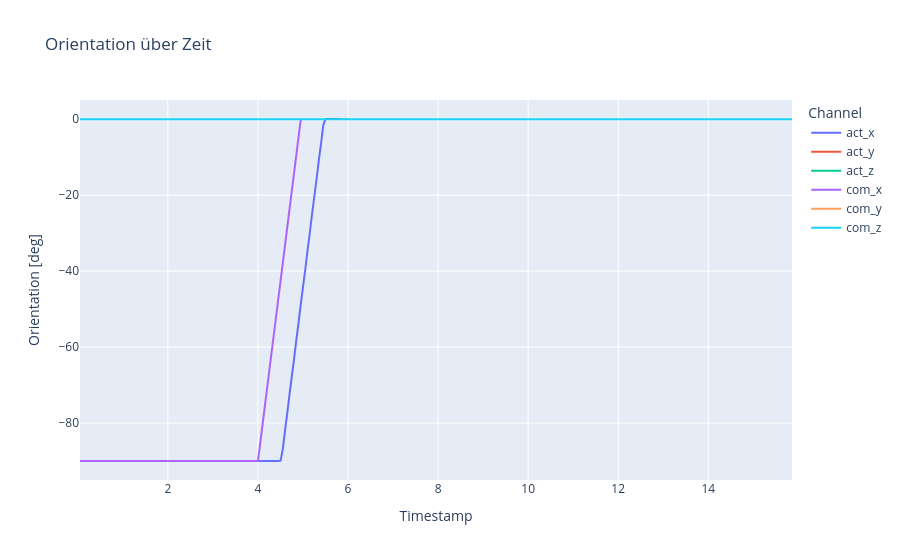

The code cell stored with this chart in its notebook:
### Code cell
# 1) DataFrame anlegen
df = pd.DataFrame({
    'timestamp': timestamps,
    'act_x': rpy_act[:, 0],
    'act_y': rpy_act[:, 1],
    'act_z': rpy_act[:, 2],
    'com_x': rpy_com[:, 0],
    'com_y': rpy_com[:, 1],
    'com_z': rpy_com[:, 2],
})

# 1) In Long-Form umwandeln
df_long = df.melt(
    id_vars='timestamp',
    value_vars=df.columns[1:],
    var_name='Channel',
    value_name='Orientation [deg]'
)

# 2) Plot bauen
fig = px.line(
    df_long,
    x='timestamp',
    y='Orientation [deg]',
    color='Channel',
    title="Orientation über Zeit",
    labels={'timestamp': 'Timestamp'}
)

# 3) Achsen anpassen
fig.update_xaxes(
    tickformat="%H:%M:%S\n%d-%m-%Y",
)

fig.show()

### Figure 1 — Plotly figure (JSON) as saved in the notebook; plotly's stock layout.template omitted (floating-point values rounded to 4 significant figures; data arrays with more than 128 entries replaced by an {"elided": "..."} marker saying what was removed)
{"data": [{"hovertemplate": "Channel=act_x<br>Timestamp=%{x}<br>Orientation [deg]=%{y}<extra></extra>", "legendgroup": "act_x", "line": {"color": "#636efa", "dash": "solid"}, "marker": {"symbol": "circle"}, "mode": "lines", "name": "act_x", "showlegend": true, "type": "scattergl", "x": {"elided": "317 float values"}, "xaxis": "x", "y": {"elided": "317 float values"}, "yaxis": "y"}, {"hovertemplate": "Channel=act_y<br>Timestamp=%{x}<br>Orientation [deg]=%{y}<extra></extra>", "legendgroup": "act_y", "line": {"color": "#EF553B", "dash": "solid"}, "marker": {"symbol": "circle"}, "mode": "lines", "name": "act_y", "showlegend": true, "type": "scattergl", "x": {"elided": "317 float values"}, "xaxis": "x", "y": {"elided": "317 float values"}, "yaxis": "y"}, {"hovertemplate": "Channel=act_z<br>Timestamp=%{x}<br>Orientation [deg]=%{y}<extra></extra>", "legendgroup": "act_z", "line": {"color": "#00cc96", "dash": "solid"}, "marker": {"symbol": "circle"}, "mode": "lines", "name": "act_z", "showlegend": true, "type": "scattergl", "x": {"elided": "317 float values"}, "xaxis": "x", "y": {"elided": "317 float values"}, "yaxis": "y"}, {"hovertemplate": "Channel=com_x<br>Timestamp=%{x}<br>Orientation [deg]=%{y}<extra></extra>", "legendgroup": "com_x", "line": {"color": "#ab63fa", "dash": "solid"}, "marker": {"symbol": "circle"}, "mode": "lines", "name": "com_x", "showlegend": true, "type": "scattergl", "x": {"elided": "317 float values"}, "xaxis": "x", "y": {"elided": "317 float values"}, "yaxis": "y"}, {"hovertemplate": "Channel=com_y<br>Timestamp=%{x}<br>Orientation [deg]=%{y}<extra></extra>", "legendgroup": "com_y", "line": {"color": "#FFA15A", "dash": "solid"}, "marker": {"symbol": "circle"}, "mode": "lines", "name": "com_y", "showlegend": true, "type": "scattergl", "x": {"elided": "317 float values"}, "xaxis": "x", "y": {"elided": "317 float values"}, "yaxis": "y"}, {"hovertemplate": "Channel=com_z<br>Timestamp=%{x}<br>Orientation [deg]=%{y}<extra></extra>", "legendgroup": "com_z", "line": {"color": "#19d3f3", "dash": "solid"}, "marker": {"symbol": "circle"}, "mode": "lines", "name": "com_z", "showlegend": true, "type": "scattergl", "x": {"elided": "317 float values"}, "xaxis": "x", "y": {"elided": "317 float values"}, "yaxis": "y"}], "layout": {"legend": {"title": {"text": "Channel"}, "tracegroupgap": 0}, "title": {"text": "Orientation über Zeit"}, "xaxis": {"anchor": "y", "domain": [0, 1], "tickformat": "%H:%M:%S\n%d-%m-%Y", "title": {"text": "Timestamp"}}, "yaxis": {"anchor": "x", "domain": [0, 1], "title": {"text": "Orientation [deg]"}}}}
